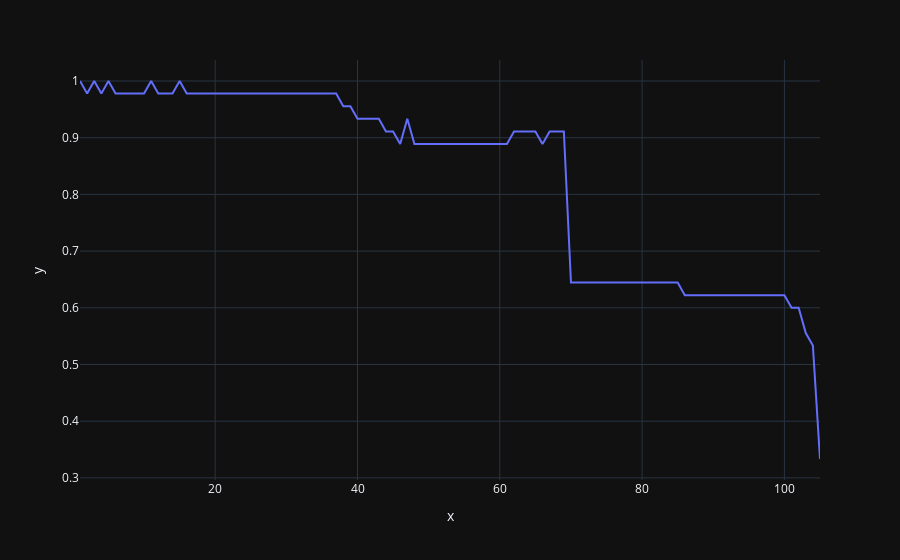

Write notebook code for a chart like this one.
### Code cell
import plotly.express as px
px.line(x=k_space, y=accuracies)
